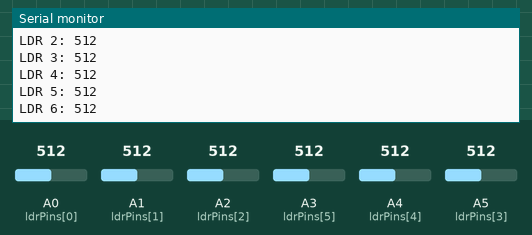
Bench run of a sketch on a simulated Arduino Uno, built with avr-gcc and run on an emulated ATmega328P. Shown: the last lines printed to the serial monitor. The test bench sets the inputs (shaded band); at power-on: A0 (ldrPins[0]) = 512, A1 (ldrPins[1]) = 512, A2 (ldrPins[2]) = 512, A3 (ldrPins[5]) = 512, A4 (ldrPins[4]) = 512, A5 (ldrPins[3]) = 512.

Above: at 2.2 s.
2.3 s: A0 (ldrPins[0]) set to 716
3.8 s: A1 (ldrPins[1]) set to 716
5.3 s: A2 (ldrPins[2]) set to 716
6.8 s: A3 (ldrPins[5]) set to 716
At 7.49 s:
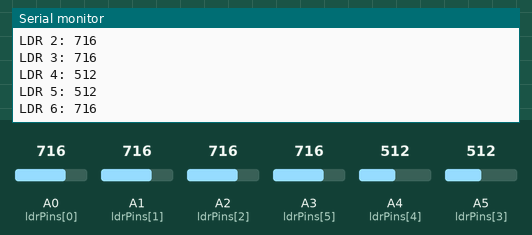
8.3 s: A4 (ldrPins[4]) set to 716
At 9.01 s:
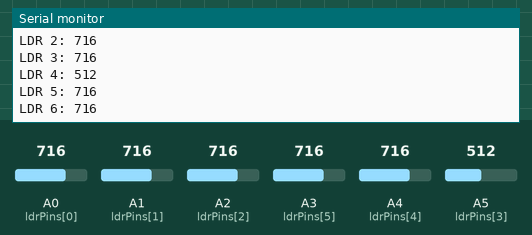
9.8 s: A5 (ldrPins[3]) set to 716
At 10.54 s:
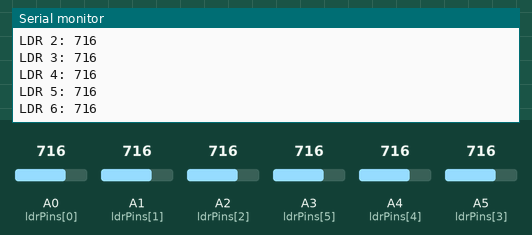
Timing chart, 0 to 12.3 s (numbered marks = the images above; inputs shaded):
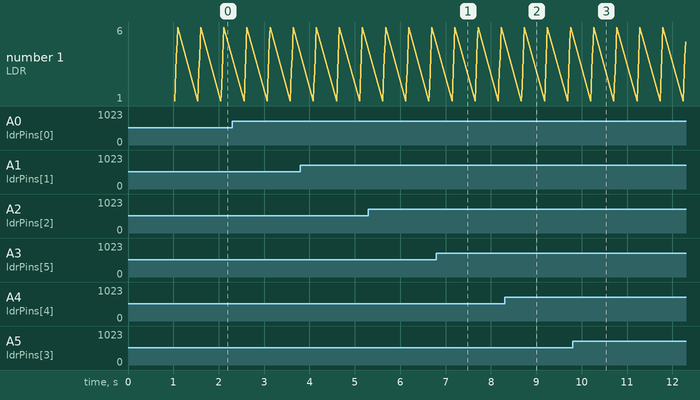

Measured:
- after the input at 6.8 s, the serial monitor: prints a new line after 0.41 s (image 1)
- after the input at 8.3 s, the serial monitor: prints a new line after 0.42 s (image 2)
- after the input at 9.8 s, the serial monitor: prints a new line after 0.44 s (image 3)

The sketch:

LDRThresholds.ino
```cpp
// DebugLDRThresholds.ino
// Quickly prints raw readings from each of your six LDRs

#define SEQ_LENGTH 6

// Change these if your wiring differs
const int ldrPins[SEQ_LENGTH] = {
  A0, // sensor 1
  A1, // sensor 2
  A2, // sensor 3
  A5, // sensor 4
  A4, // sensor 5
  A3  // sensor 6
};

void setup() {
  Serial.begin(9600);
  // Give you a moment to open the Serial Monitor
  delay(1000);
  Serial.println("=== LDR Threshold Debug ===");
}

void loop() {
  for (int i = 0; i < SEQ_LENGTH; i++) {
    int val = analogRead(ldrPins[i]);
    Serial.print("LDR ");
    Serial.print(i + 1);
    Serial.print(": ");
    Serial.println(val);
  }
  Serial.println();        // blank line between readings
  delay(500);              // half-second between updates
}
```
